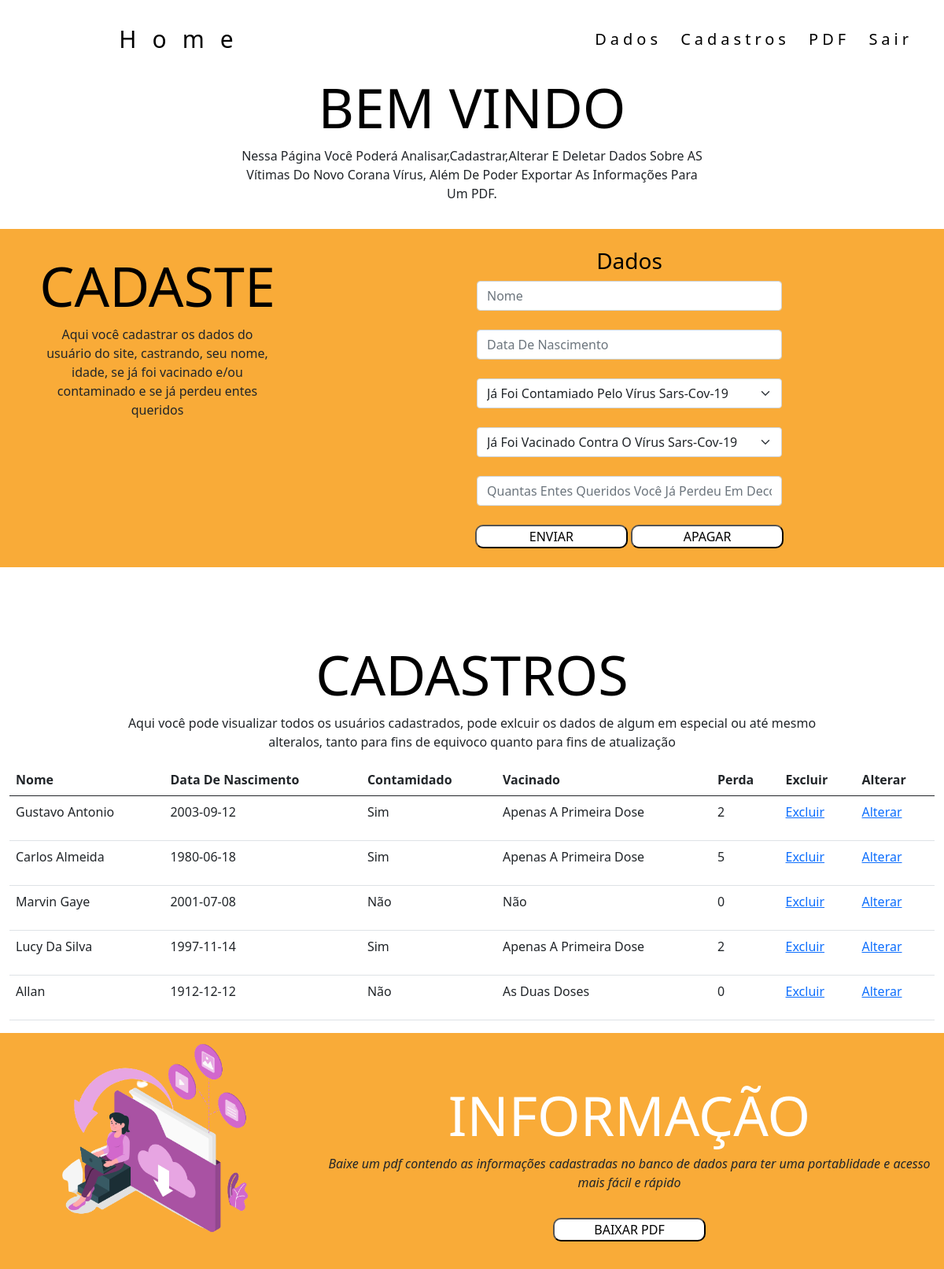
The page /area-restrita/index-restrito.php (signed in) on the database its author committed.
### tables this page shows
CREATE TABLE `tbpessoa` (
  `idPessoa` int(11) NOT NULL,
  `nomePessoa` varchar(100) NOT NULL,
  `dataNascimento` date NOT NULL,
  `contaminadoPessoa` varchar(50) NOT NULL,
  `vacinadoPessoa` varchar(50) NOT NULL,
  `perdaPessoa` int(11) NOT NULL
);

### Classes/Cadastro.php (called while the page is built, shortened)
<?php
class Cadastro{
	public function listar(){
		$conexao = Conexao::pegarConexao();
		$querySelect = "SELECT idPessoa,nomePessoa,dataNascimento,contaminadoPessoa,vacinadoPessoa,perdaPessoa FROM tbpessoa";
		$resultado = $conexao->query($querySelect);
		$lista = $resultado->fetchAll();
		return $lista;
	}
}
?>

### area-restrita/index-restrito.php (the view, shortened to what this page needs)
<?php
try{
	require_once('../Classes/Cadastro.php');
	$cadastro = new Cadastro();
}
catch(PDOException $e){
	echo "Erro: ".$e->getMessage();
}
?>
<!DOCTYPE html>
<html>
<head>
	<link href="https://cdn.jsdelivr.net/npm/bootstrap@5.0.1/dist/css/bootstrap.min.css" rel="stylesheet">
	<link rel='stylesheet' type='text/css' media='screen' href='../css/estilo.css'>
</head>
<body>
	<header>
		<div class="wrapper">
			<div class="logo">
				<center>
					<a href="../logout.php">Home</a>
				</center>
			</div>
			<nav>
				<a href="#dados">Dados</a>
				<a href="#cadastro">Cadastros</a>
				<a href="#pdf">PDF</a>
				<a href="../logout.php">Sair</a>
			</nav>
		</div>
	</header>
	<section id="home">
		<div class="plano0">
			<div class="container-fluid">
				<div class="row">
					<div class="col-xl-12 col-lg-12 col-md-12 col-sm-12 col-12 ">
						<center>
							<h2 style="color: #000">Bem Vindo</h2>
							<p style="max-width: 50%;">Nessa Página Você Poderá Analisar,Cadastrar,Alterar E Deletar Dados Sobre AS Vítimas Do Novo Corana Vírus, Além De Poder Exportar As Informações Para Um PDF.</p>
						</center>
					</div>
				</div>
			</div>
		</div>
	</section>
	<section id="dados">
		<div class="plano1">
			<div class="container-fluid">
				<div class="row">
					<div class="col-xl-4 col-lg-12 col-md-12 col-sm-12 col-12 ">
						<center>
							<h2 style="color: #000">Cadaste</h2>
							<p style="max-width: 75%;">Aqui você cadastrar os dados do usuário do site, castrando, seu nome, idade, se já foi vacinado e/ou contaminado e se já perdeu entes queridos</p>
						</center>
					</div>
					<div class="col-xl-8 col-lg-12 col-md-12 col-sm-12 col-12 ">
						<form>
							<center>
								<br>
								<h3 style="color: #000">Dados</h3>
								<input style="width: 50%;" type="text" class="form-control" id="nome" name="nome" placeholder="Nome" value="<?php echo @$_GET['nomePessoa'];?>">
								<br>
								<input  style="width: 50%;" placeholder="Data De Nascimento" class="form-control" type="text" onfocus="(this.type='date')" onblur="(this.type='text')" id="data" name="data" value="<?php echo @$_GET['dataNascimento'];?>" /><br>
								<select style="width: 50%;" name="contaminado" id="contaminado" class="form-select">
									<option value="<?php echo @$_GET['contaminadoPessoa'];?>">Já Foi Contamiado Pelo Vírus Sars-Cov-19</option>
								</select><br>
								<select style="width: 50%;" name="vacinado" id="vacinado" class="form-select">
									<option value="<?php echo @$_GET['vacinadoPessoa'];?>">Já Foi Vacinado Contra O Vírus Sars-Cov-19</option>
								</select><br>
								<input style="width: 50%;" type="text" class="form-control" id="numero" name="numero" placeholder="Quantas Entes Queridos Você Já Perdeu Em Decorrência Do Sars-Cov19"value="<?php echo @$_GET['perdaPessoa'];?>" >
								<br>
								<input  class="button" type="submit" name="salvar" id="salvar" value="Enviar">
								<input  class="button" type="reset" name="cancelar" id="cancelar" value="Apagar"><br><br>
							</center>
						</form>
					</div>
				</div>
			</div>
		</div>
	</section>
	<section id="cadastro">
		<div class="plano0">
			<div class="container-fluid">
				<div class="row">
					<div class="col-xl-12 col-lg-12 col-md-12 col-sm-12 col-12 ">
						<center>
							<h2 style="color: #000">CADASTROS</h2>
							<p style="max-width: 75%;">Aqui você pode visualizar todos os usuários cadastrados, pode exlcuir os dados de algum em especial ou até mesmo alteralos, tanto para fins de equivoco quanto para fins de atualização</p>
						</center>
					</div>
				</div>
			</div>
			<div class="container-fluid">
				<div class="row">
					<div class="col-xl-12 col-lg-12 col-md-12 col-sm-12 col-12 ">
						<center>
							<table class="table">
								<thead>
									<tr >
										<th scope="col">Nome</th>
										<th scope="col">Data De Nascimento</th>
										<th scope="col">Contamidado</th>
										<th scope="col">Vacinado</th>
										<th scope="col">Perda</th>
										<th scope="col">Excluir</th>
										<th scope="col">Alterar</th>
									</tr>
								</thead>
								<?php
								try{
									$listaPessoa = $cadastro->listar();
									foreach ($listaPessoa as $linha) {
										echo "<tr>";
										echo "<td><p>". $linha['nomePessoa']."</p></td>";
										echo "<td><p>". $linha['dataNascimento']. "</p></td>";
										echo "<td><p>". $linha['contaminadoPessoa']. "</p></td>";
										echo "<td><p>". $linha['vacinadoPessoa']. "</p></td>";
										echo "<td><p>". $linha['perdaPessoa']. "</p></td>";
										echo "<td><a href='javascript:void(0)' class='excluir' id='$linha[idPessoa]'>";
										echo "Excluir";
										echo "</a></td>";
										echo "<td><a href=?idPessoa={$linha['idPessoa']}&dataNascimento={$linha['dataNascimento']}&perdaPessoa={$linha['perdaPessoa']}&nomePessoa={$linha['nomePessoa']}&contaminadoPessoa={$linha['contaminadoPessoa']}&vacinadoPessoa={$linha['vacinadoPessoa']}>";
										echo "Alterar";
										echo "</a></td>";
									}
								}
								catch(PDOException $e){
									echo "Erro: ". $e ->getMessage();
								}
								?>
							</table>
						</center>
					</div>
				</div>
			</div>
		</div>
	</section>
	<section id="pdf">
		<div class="plano1">
			<div class="container-fluid">
				<div class="row">
					<div class="col-xl-4 col-lg-12 col-md-12 col-sm-12 col-12 ">
						<center>
							<img class="img22" src="../img/3675555-removebg-preview.png">
						</center>
					</div>
					<div class="col-xl-8 col-lg-12 col-md-12 col-sm-12 col-12 ">
						<center>
							<h2>Informação</h2>
							<i><p>Baixe um pdf contendo as informações cadastradas no banco de dados para ter uma portablidade e acesso mais fácil e rápido</p></i>
							<a href="pdf.php"><button class="button">Baixar pdf</button></a><br>
						</center>
					</div>
				</div>
			</div>
		</div>
	</section>
</body>
</html>

### css/estilo.css (style rules this page uses)
body { background-color: white; width: 100%; }
h2 { padding-top: 8%; font-size: 70px; text-transform: uppercase; color: #FFF; }
.button { width: 25%; background-color: white; text-transform: uppercase; color: black; border-radius: 10px; }
.plano0 { background-color: #FFF; width: 100%; }
.plano1 { background-color: #F9AB38; width: 100%; }
.wrapper { width: 1170px; margin: 0; }
header { height: 100px; background-color: white; width: 100%; position: fixed; z-index: 1; }
.logo { width: 40%; float: left; line-height: 100px; }
.logo a { text-decoration: none; font-size: 30px; color: #000; letter-spacing: 20px; }
nav { text-align: right; line-height: 100px; }
nav a { text-decoration: none; letter-spacing: 5px; font-size: 20px; margin: 0 10px; color: #000; }
@media (max-width: 1200px) { .img22 { height: 300px; } }

### rows shown on the page
tbpessoa: nomePessoa "Gustavo Antonio", dataNascimento "2003-09-12", contaminadoPessoa "Sim", vacinadoPessoa "Apenas A Primeira Dose", perdaPessoa "2"
tbpessoa: nomePessoa "Carlos Almeida", dataNascimento "1980-06-18", contaminadoPessoa "Sim", vacinadoPessoa "Apenas A Primeira Dose", perdaPessoa "5"
tbpessoa: nomePessoa "Marvin Gaye", dataNascimento "2001-07-08", contaminadoPessoa "Não", vacinadoPessoa "Não", perdaPessoa "0"
tbpessoa: nomePessoa "Lucy Da Silva", dataNascimento "1997-11-14", contaminadoPessoa "Sim", vacinadoPessoa "Apenas A Primeira Dose", perdaPessoa "2"
tbpessoa: nomePessoa "Allan", dataNascimento "1912-12-12", contaminadoPessoa "Não", vacinadoPessoa "As Duas Doses", perdaPessoa "0"
